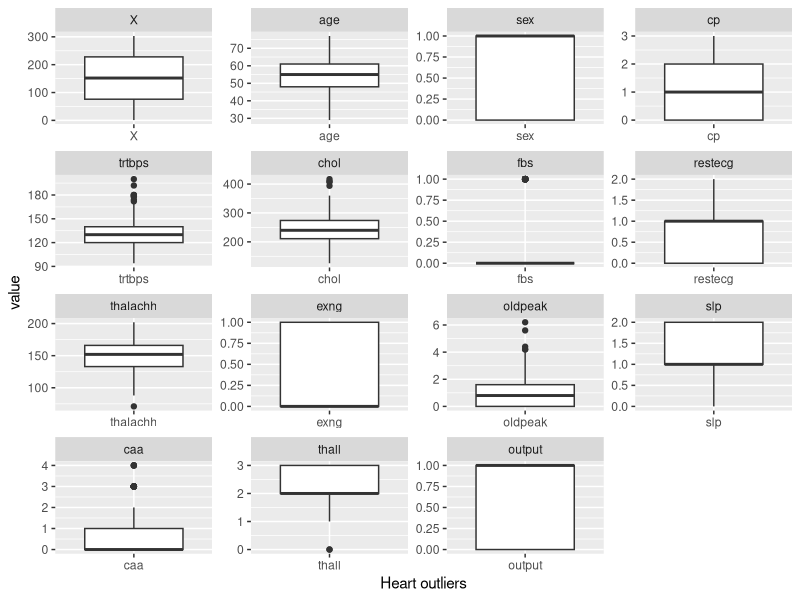

Source code (R):
## ---- chunk 1
knitr::opts_chunk$set(echo = TRUE)
## ---- chunk 2
if (!require('ggplot2')) install.packages('ggplot2'); library('ggplot2')
if (!require('dplyr')) install.packages('dplyr'); library('dplyr')
if (!require('tidyr')) install.packages('tidyr'); library('tidyr')
if (!require('reshape2')) install.packages('reshape2'); library('reshape2')
if (!require('corrplot')) install.packages('corrplot'); library('corrplot')
if(!require(gmodels)) install.packages('gmodels', repos='http://cran.us.r-project.org');library(gmodels)

## ---- chunk 3
heart <- read.csv("HeartAttackAnalysis.csv")
head(heart)
## ---- chunk 4
str(heart)
## ---- chunk 5
nrow(heart)
## ---- chunk 6
summary(heart)
## ---- chunk 7
print("Count of missing values")
sapply(heart, function(x) sum(is.na(x)))
## ---- chunk 8
blankValues <- heart == ""
colSums(blankValues)
## ---- chunk 9
sum(duplicated(heart))
## ---- chunk 10
heart <- unique(heart)
dim(heart)
## ---- chunk 11
meltData <- melt(heart)
plt <- ggplot(meltData, aes(factor(variable), value)) 
plt + geom_boxplot() + facet_wrap(~variable, scale="free") + labs(x = "Heart outliers", y = "value")
## ---- chunk 12
heart <- heart[heart$chol < 500, ]
## ---- chunk 13
heart$cp_cat <- cut(heart$cp, 4, labels=c('AnginaTipica', 'AnginaAtipica', 'SenseAngina', 'Asimptomatic'))
heart$restecg_cat <- cut(heart$restecg, 3, labels=c('Normal', 'WaveAbnormality', 'Hypertrophy'))
## ---- chunk 14
heart$sex_cat <- cut(heart$sex, 2, labels=c('F', 'M'))

## ---- chunk 15
library('caret')

set.seed(123)

trainIndex <- createDataPartition(heart$output, p = .8,
                                  list = FALSE,
                                  times = 1)


train <- heart[ trainIndex,]
test <- heart[-trainIndex,]

## ---- chunk 16
cat(paste("El set d'entrenament té ", toString(nrow(train)), "registres, i el de test ", toString(nrow(test)),". Per tant, el d'entrenament conté el ", toString(100 * nrow(train)/(nrow(train) + nrow(test))) , "% dels registres."))


cat(paste("\nEl set d'entrenament té ", toString(nrow(train[train$output == 1,])), "registres amb valor output = 1 i ", toString(nrow(train[train$output == 0,]))," amb output = 0. Per tant, el dataset d'entrenament conté un ", toString(100 * nrow(train[train$output == 1,])/(nrow(train[train$output == 1,]) + nrow(train[train$output == 0,]))) , "% de pacients que han patit un atac de cor."))


cat(paste("\nEl set de test té ", toString(nrow(test[test$output == 1,])), "registres amb valor output = 1 i ", toString(nrow(test[test$output == 0,]))," amb output = 0. Per tant, el dataset d'entrenament conté un ", toString(100 * nrow(test[test$output == 1,])/(nrow(test[test$output == 1,]) + nrow(test[test$output == 0,]))) , "% de pacients que han patit un atac de cor"))
## ---- chunk 17
model_glm_1 <- glm(output~age+sex_cat+cp_cat+trtbps+chol+fbs+restecg_cat+thalachh+exng+oldpeak+slp+caa+thall, data=train, family = binomial)
summary(model_glm_1)

## ---- chunk 18
exp(coef(model_glm_1))
## ---- chunk 19
model_glm_2 <- glm(output~sex_cat+cp_cat+caa+thall, data=train, family = binomial)
summary(model_glm_2)
## ---- chunk 20
# Carreguem a testX, les variables que utilitzem com a independents del set de test
testX <- test[c("age","sex_cat","cp_cat","trtbps","chol","fbs","restecg_cat","thalachh","exng","oldpeak","slp","caa","thall")]

# Carreguem a testy, la variable que utilitzem com a dependent del set de test
testY <- test[c("output")]


predicted_model<- predict( model_glm_2, test)

## ---- chunk 21

# Assigment el valor 1 si el valor predit és de 0.5 o superior. Altrament assignem el valor 0.
predicted_model[predicted_model >= 0.5] <- 1
predicted_model[predicted_model < 0.5] <- 0

## ---- chunk 22
# Mostrem la matriu de confusió
CrossTable(test$output, predicted_model,prop.chisq  = FALSE, prop.c = FALSE, prop.r =FALSE,dnn = c('Reality', 'Prediction'))
## ---- chunk 23
resultat_model = data.frame(output=test$output, output_calculat = predicted_model)


cat(paste("El model té una especificitat de ", toString(nrow(resultat_model[resultat_model$output==0 & resultat_model$output_calculat==0,])/
nrow(resultat_model[resultat_model$output==0,])) ))

## ---- chunk 24
cat(paste("El model té una sensibilitat de ", toString(nrow(resultat_model[resultat_model$output==1 & resultat_model$output_calculat==1,])/
nrow(resultat_model[resultat_model$output==1,])) ))


## ---- chunk 25
#test
#if (!require('corrplot')) install.packages('corrplot'); library('corrplot')

#corrplot(cor(heart), method = 'color', tl.col = 'black') 
